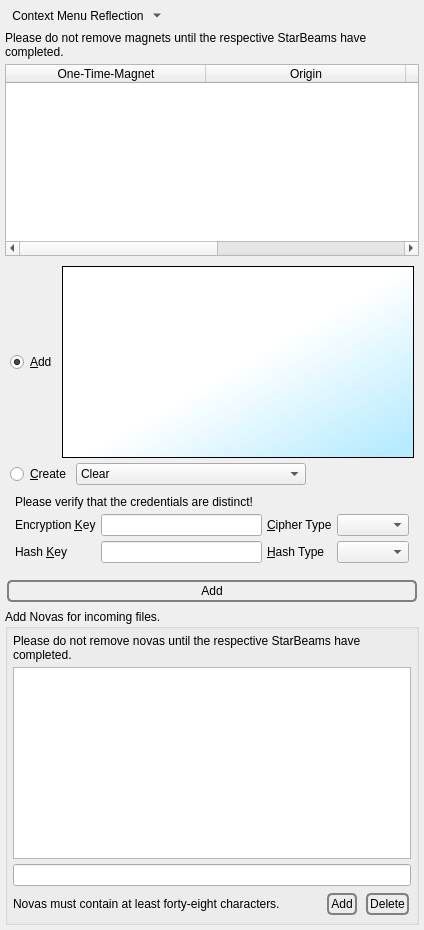
              <widget class="QWidget" name="tab_SB_Magnets">
               <attribute name="title">
                <string>&amp;Magnet-URI</string>
               </attribute>
               <layout class="QVBoxLayout" name="verticalLayout_48">
                <property name="spacing">
                 <number>5</number>
                </property>
                <property name="leftMargin">
                 <number>5</number>
                </property>
                <property name="topMargin">
                 <number>5</number>
                </property>
                <property name="rightMargin">
                 <number>5</number>
                </property>
                <property name="bottomMargin">
                 <number>5</number>
                </property>
                <item>
                 <layout class="QHBoxLayout" name="horizontalLayout_71">
                  <property name="spacing">
                   <number>5</number>
                  </property>
                  <item>
                   <widget class="QToolButton" name="magnetsActionMenu">
                    <property name="toolTip">
                     <string>Context Menu</string>
                    </property>
                    <property name="text">
                     <string>Context Menu Reflection</string>
                    </property>
                    <property name="icon">
                     <iconset resource="../Icons/icons.qrc">
                      <normaloff>:/generic/menu.png</normaloff>:/generic/menu.png</iconset>
                    </property>
                    <property name="popupMode">
                     <enum>QToolButton::MenuButtonPopup</enum>
                    </property>
                    <property name="autoRaise">
                     <bool>true</bool>
                    </property>
                   </widget>
                  </item>
                  <item>
                   <spacer name="horizontalSpacer_57">
                    <property name="orientation">
                     <enum>Qt::Horizontal</enum>
                    </property>
                    <property name="sizeHint" stdset="0">
                     <size>
                      <width>40</width>
                      <height>20</height>
                     </size>
                    </property>
                   </spacer>
                  </item>
                 </layout>
                </item>
                <item>
                 <widget class="QLabel" name="label_129">
                  <property name="text">
                   <string>Please do not remove magnets until the respective StarBeams have completed.</string>
                  </property>
                  <property name="wordWrap">
                   <bool>true</bool>
                  </property>
                 </widget>
                </item>
                <item>
                 <widget class="QTableWidget" name="etpMagnets">
                  <property name="alternatingRowColors">
                   <bool>true</bool>
                  </property>
                  <property name="selectionMode">
                   <enum>QAbstractItemView::SingleSelection</enum>
                  </property>
                  <property name="selectionBehavior">
                   <enum>QAbstractItemView::SelectRows</enum>
                  </property>
                  <property name="horizontalScrollMode">
                   <enum>QAbstractItemView::ScrollPerPixel</enum>
                  </property>
                  <property name="sortingEnabled">
                   <bool>true</bool>
                  </property>
                  <attribute name="horizontalHeaderDefaultSectionSize">
                   <number>200</number>
                  </attribute>
                  <attribute name="horizontalHeaderStretchLastSection">
                   <bool>true</bool>
                  </attribute>
                  <column>
                   <property name="text">
                    <string>One-Time-Magnet</string>
                   </property>
                  </column>
                  <column>
                   <property name="text">
                    <string>Origin</string>
                   </property>
                  </column>
                  <column>
                   <property name="text">
                    <string>Magnet</string>
                   </property>
                  </column>
                  <column>
                   <property name="text">
                    <string>OID</string>
                   </property>
                  </column>
                 </widget>
                </item>
                <item>
                 <widget class="QFrame" name="frame_2">
                  <property name="frameShape">
                   <enum>QFrame::NoFrame</enum>
                  </property>
                  <layout class="QVBoxLayout" name="verticalLayout_42" stretch="0,0,0">
                   <property name="spacing">
                    <number>5</number>
                   </property>
                   <property name="leftMargin">
                    <number>5</number>
                   </property>
                   <property name="topMargin">
                    <number>5</number>
                   </property>
                   <property name="rightMargin">
                    <number>5</number>
                   </property>
                   <property name="bottomMargin">
                    <number>5</number>
                   </property>
                   <item>
                    <layout class="QHBoxLayout" name="horizontalLayout_59">
                     <property name="spacing">
                      <number>5</number>
                     </property>
                     <item>
                      <widget class="QRadioButton" name="magnetRadio">
                       <property name="text">
                        <string>&amp;Add</string>
                       </property>
                       <property name="checked">
                        <bool>true</bool>
                       </property>
                      </widget>
                     </item>
                     <item>
                      <widget class="QTextEdit" name="etpMagnet">
                       <property name="sizePolicy">
                        <sizepolicy hsizetype="Expanding" vsizetype="Fixed">
                         <horstretch>0</horstretch>
                         <verstretch>0</verstretch>
                        </sizepolicy>
                       </property>
                       <property name="font">
                        <font>
                         <family>Monospace</family>
                        </font>
                       </property>
                       <property name="styleSheet">
                        <string notr="true">background-color: qlineargradient(spread:pad, x1:0.968, y1:0.932, x2:0.513, y2:0.5, stop:0 rgba(183, 235, 255, 255), stop:1 rgba(255, 255, 255, 255)); </string>
                       </property>
                       <property name="tabChangesFocus">
                        <bool>true</bool>
                       </property>
                       <property name="acceptRichText">
                        <bool>false</bool>
                       </property>
                      </widget>
                     </item>
                    </layout>
                   </item>
                   <item>
                    <layout class="QHBoxLayout" name="horizontalLayout_53">
                     <property name="spacing">
                      <number>5</number>
                     </property>
                     <item>
                      <widget class="QRadioButton" name="pairRadio">
                       <property name="sizePolicy">
                        <sizepolicy hsizetype="Minimum" vsizetype="Preferred">
                         <horstretch>0</horstretch>
                         <verstretch>0</verstretch>
                        </sizepolicy>
                       </property>
                       <property name="text">
                        <string>&amp;Create</string>
                       </property>
                      </widget>
                     </item>
                     <item>
                      <widget class="QComboBox" name="generate">
                       <property name="sizeAdjustPolicy">
                        <enum>QComboBox::AdjustToContents</enum>
                       </property>
                       <property name="minimumContentsLength">
                        <number>25</number>
                       </property>
                       <item>
                        <property name="text">
                         <string>Clear</string>
                        </property>
                       </item>
                       <item>
                        <property name="text">
                         <string>Generate Key Pair</string>
                        </property>
                       </item>
                       <item>
                        <property name="text">
                         <string>Generate Encryption Key</string>
                        </property>
                       </item>
                       <item>
                        <property name="text">
                         <string>Generate MAC Key</string>
                        </property>
                       </item>
                      </widget>
                     </item>
                     <item>
                      <spacer name="horizontalSpacer_41">
                       <property name="orientation">
                        <enum>Qt::Horizontal</enum>
                       </property>
                       <property name="sizeHint" stdset="0">
                        <size>
                         <width>40</width>
                         <height>20</height>
                        </size>
                       </property>
                      </spacer>
                     </item>
                    </layout>
                   </item>
                   <item>
                    <widget class="QFrame" name="pairFrame">
                     <property name="frameShape">
                      <enum>QFrame::NoFrame</enum>
                     </property>
                     <layout class="QVBoxLayout" name="verticalLayout_45">
                      <property name="spacing">
                       <number>5</number>
                      </property>
                      <property name="leftMargin">
                       <number>5</number>
                      </property>
                      <property name="topMargin">
                       <number>5</number>
                      </property>
                      <property name="rightMargin">
                       <number>5</number>
                      </property>
                      <property name="bottomMargin">
                       <number>5</number>
                      </property>
                      <item>
                       <widget class="QLabel" name="label_2">
                        <property name="text">
                         <string>Please verify that the credentials are distinct!</string>
                        </property>
                       </widget>
                      </item>
                      <item>
                       <layout class="QGridLayout" name="gridLayout_7">
                        <property name="spacing">
                         <number>5</number>
                        </property>
                        <item row="0" column="4">
                         <widget class="QLabel" name="label_52">
                          <property name="text">
                           <string>&amp;Cipher Type</string>
                          </property>
                          <property name="buddy">
                           <cstring>etpCipherType</cstring>
                          </property>
                         </widget>
                        </item>
                        <item row="1" column="2">
                         <widget class="QLabel" name="label_51">
                          <property name="text">
                           <string>Hash &amp;Key</string>
                          </property>
                          <property name="buddy">
                           <cstring>etpMacKey</cstring>
                          </property>
                         </widget>
                        </item>
                        <item row="0" column="5">
                         <widget class="QComboBox" name="etpCipherType">
                          <property name="sizeAdjustPolicy">
                           <enum>QComboBox::AdjustToContents</enum>
                          </property>
                         </widget>
                        </item>
                        <item row="0" column="3">
                         <widget class="QLineEdit" name="etpEncryptionKey"/>
                        </item>
                        <item row="0" column="2">
                         <widget class="QLabel" name="label_50">
                          <property name="text">
                           <string>Encryption &amp;Key</string>
                          </property>
                          <property name="buddy">
                           <cstring>etpEncryptionKey</cstring>
                          </property>
                         </widget>
                        </item>
                        <item row="1" column="3">
                         <widget class="QLineEdit" name="etpMacKey"/>
                        </item>
                        <item row="1" column="4">
                         <widget class="QLabel" name="label_57">
                          <property name="text">
                           <string>&amp;Hash Type</string>
                          </property>
                          <property name="buddy">
                           <cstring>etpHashType</cstring>
                          </property>
                         </widget>
                        </item>
                        <item row="1" column="5">
                         <widget class="QComboBox" name="etpHashType">
                          <property name="sizeAdjustPolicy">
                           <enum>QComboBox::AdjustToContents</enum>
                          </property>
                         </widget>
                        </item>
                       </layout>
                      </item>
                     </layout>
                    </widget>
                   </item>
                  </layout>
                 </widget>
                </item>
                <item>
                 <layout class="QHBoxLayout" name="horizontalLayout_57">
                  <property name="spacing">
                   <number>5</number>
                  </property>
                  <item>
                   <widget class="QPushButton" name="addMagnet">
                    <property name="styleSheet">
                     <string notr="true">QPushButton {
 border: 2px solid gray;
 background-color: qlineargradient(x1: 0, y1: 0, x2: 0, y2: 1,
                                   stop: 0 #E0E0E0, stop: 1 #FFFFFF);
 border-radius: 5px;
 margin: 2px;
 padding: 2px;
 }


QPushButton:hover { 
background-color: qlineargradient(x1: 0, y1: 0, x2: 0, y2: 1,
                                   stop: 0 rgb(254,229,172), stop: 1 #FFFFFF);
background-position: top center; } 

QPushButton:pressed {
     background-color: darkgray;
     border-style: inset;
 }</string>
                    </property>
                    <property name="text">
                     <string>Add</string>
                    </property>
                    <property name="iconSize">
                     <size>
                      <width>40</width>
                      <height>40</height>
                     </size>
                    </property>
                   </widget>
                  </item>
                 </layout>
                </item>
                <item>
                 <widget class="QGroupBox" name="groupBox_8">
                  <property name="title">
                   <string>Add Novas for incoming files.</string>
                  </property>
                  <layout class="QVBoxLayout" name="verticalLayout_25">
                   <property name="spacing">
                    <number>5</number>
                   </property>
                   <property name="leftMargin">
                    <number>5</number>
                   </property>
                   <property name="topMargin">
                    <number>5</number>
                   </property>
                   <property name="rightMargin">
                    <number>5</number>
                   </property>
                   <property name="bottomMargin">
                    <number>5</number>
                   </property>
                   <item>
                    <widget class="QLabel" name="label_130">
                     <property name="text">
                      <string>Please do not remove novas until the respective StarBeams have completed.</string>
                     </property>
                     <property name="wordWrap">
                      <bool>true</bool>
                     </property>
                    </widget>
                   </item>
                   <item>
                    <widget class="QListWidget" name="novas">
                     <property name="tabKeyNavigation">
                      <bool>true</bool>
                     </property>
                     <property name="selectionBehavior">
                      <enum>QAbstractItemView::SelectRows</enum>
                     </property>
                     <property name="horizontalScrollMode">
                      <enum>QAbstractItemView::ScrollPerPixel</enum>
                     </property>
                    </widget>
                   </item>
                   <item>
                    <widget class="QLineEdit" name="receiveNova"/>
                   </item>
                   <item>
                    <layout class="QHBoxLayout" name="horizontalLayout_43">
                     <property name="spacing">
                      <number>5</number>
                     </property>
                     <item>
                      <widget class="QLabel" name="label_90">
                       <property name="text">
                        <string>Novas must contain at least forty-eight characters.</string>
                       </property>
                      </widget>
                     </item>
                     <item>
                      <spacer name="horizontalSpacer_40">
                       <property name="orientation">
                        <enum>Qt::Horizontal</enum>
                       </property>
                       <property name="sizeHint" stdset="0">
                        <size>
                         <width>40</width>
                         <height>20</height>
                        </size>
                       </property>
                      </spacer>
                     </item>
                     <item>
                      <widget class="QPushButton" name="addNova">
                       <property name="sizePolicy">
                        <sizepolicy hsizetype="MinimumExpanding" vsizetype="Fixed">
                         <horstretch>0</horstretch>
                         <verstretch>0</verstretch>
                        </sizepolicy>
                       </property>
                       <property name="styleSheet">
                        <string notr="true">QPushButton {
 border: 2px solid gray;
 background-color: qlineargradient(x1: 0, y1: 0, x2: 0, y2: 1,
                                   stop: 0 #E0E0E0, stop: 1 #FFFFFF);
 border-radius: 5px;
 margin: 2px;
 padding: 2px;
 }


QPushButton:hover { 
background-color: qlineargradient(x1: 0, y1: 0, x2: 0, y2: 1,
                                   stop: 0 rgb(254,229,172), stop: 1 #FFFFFF);
background-position: top center; } 

QPushButton:pressed {
     background-color: darkgray;
     border-style: inset;
 }</string>
                       </property>
                       <property name="text">
                        <string>Add</string>
                       </property>
                      </widget>
                     </item>
                     <item>
                      <widget class="QPushButton" name="deleteNova">
                       <property name="sizePolicy">
                        <sizepolicy hsizetype="Fixed" vsizetype="Fixed">
                         <horstretch>0</horstretch>
                         <verstretch>0</verstretch>
                        </sizepolicy>
                       </property>
                       <property name="styleSheet">
                        <string notr="true">QPushButton {
 border: 2px solid gray;
 background-color: qlineargradient(x1: 0, y1: 0, x2: 0, y2: 1,
                                   stop: 0 #E0E0E0, stop: 1 #FFFFFF);
 border-radius: 5px;
 margin: 2px;
 padding: 2px;
 }


QPushButton:hover { 
background-color: qlineargradient(x1: 0, y1: 0, x2: 0, y2: 1,
                                   stop: 0 rgb(254,229,172), stop: 1 #FFFFFF);
background-position: top center; } 

QPushButton:pressed {
     background-color: darkgray;
     border-style: inset;
 }</string>
                       </property>
                       <property name="text">
                        <string>Delete</string>
                       </property>
                      </widget>
                     </item>
                    </layout>
                   </item>
                  </layout>
                 </widget>
                </item>
               </layout>
              </widget>
